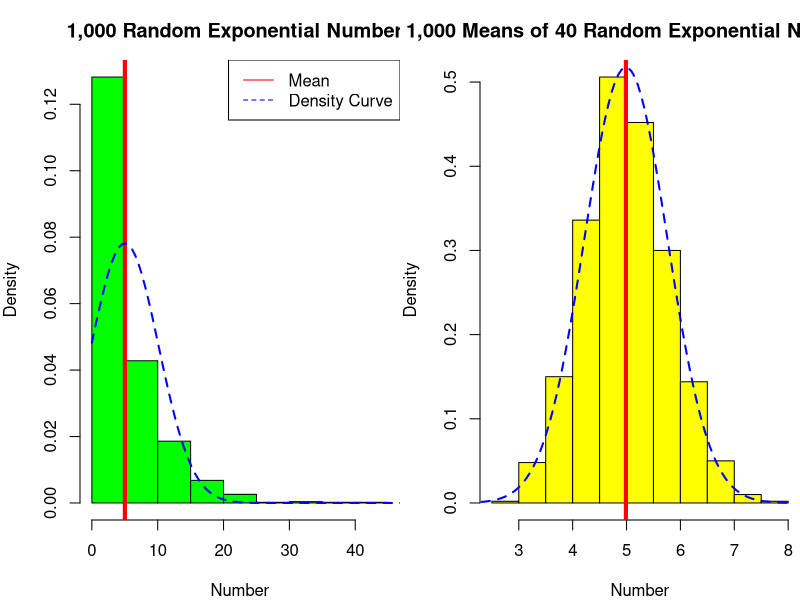
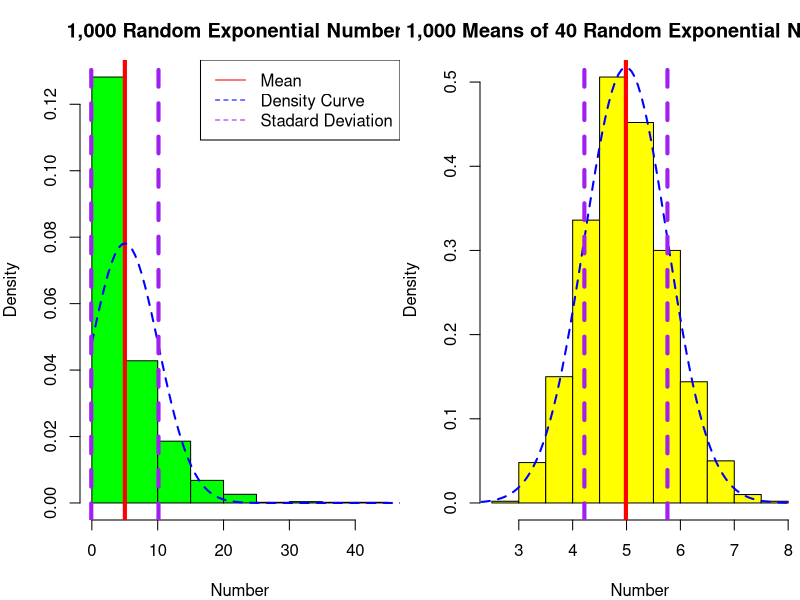

Recreate these plots in R, in order.
## ---- chunk 1
knitr::opts_chunk$set(echo = TRUE)
## ---- chunk 2
#simulation for 1000 random exponentials
set.seed(1000)
rnumbers <- rexp(1000, 0.2)

#simulation for 1000 averages of 40 random exponentials
set.seed(4000)
rmeans = NULL
for(i in 1:1000) {
        rmeans <- c(rmeans, mean(rexp(40, 0.2)))
}
## ---- chunk 3
#comparing means of simulations
par(mfrow = c(1, 2), mar = c(4, 4, 3, 0))
hist(rnumbers, col = "green", xlab = "Number", freq = FALSE,
     main = "1,000 Random Exponential Numbers")
abline(v = mean(rnumbers), col = "red", lwd = 4)
x.num <- seq(0, 50, length.out=100)
y.num <- dnorm(x.num, mean(rnumbers), sd(rnumbers))
lines(x.num, y.num, col = "blue", lwd = 2, lty = 2)
legend("topright", legend = c("Mean", "Density Curve"), col = c("red", "blue"),
       lty = 1:2)
       
hist(rmeans, col = "yellow", xlab = "Number", freq = FALSE,
     main = "1,000 Means of 40 Random Exponential Numbers")
abline(v = mean(rmeans), col = "red", lwd = 4)
x.mean <- seq(2, 8, length.out=100)
y.mean <- dnorm(x.mean, mean(rmeans), sd(rmeans))
lines(x.mean, y.mean, col = "blue", lwd = 2, lty = 2)
## ---- chunk 4
means <- data.frame("Dataset" = c("1,000 Numbers", "1,000 Means"), 
                    "Mean" = c(mean(rnumbers), mean(rmeans)))
print(means)
## ---- chunk 5
#comparing variances
par(mfrow = c(1, 2), mar = c(4, 4, 3, 0))
hist(rnumbers, col = "green", xlab = "Number", freq = FALSE,
     main = "1,000 Random Exponential Numbers")
abline(v = mean(rnumbers), col = "red", lwd = 4)
x.num <- seq(0, 50, length.out=100)
y.num <- dnorm(x.num, mean(rnumbers), sd(rnumbers))
lines(x.num, y.num, col = "blue", lwd = 2, lty = 2)
legend("topright", legend = c("Mean", "Density Curve", "Stadard Deviation"), 
       col = c("red", "blue", "purple"), lty = c(1, 2, 2))
abline(v = mean(rnumbers) - sd(rnumbers), col = "purple", lwd = 4, lty = 2)
abline(v = mean(rnumbers) + sd(rnumbers), col = "purple", lwd = 4, lty = 2)

hist(rmeans, col = "yellow", xlab = "Number", freq = FALSE,
     main = "1,000 Means of 40 Random Exponential Numbers")
abline(v = mean(rmeans), col = "red", lwd = 4)
x.mean <- seq(2, 8, length.out=100)
y.mean <- dnorm(x.mean, mean(rmeans), sd(rmeans))
lines(x.mean, y.mean, col = "blue", lwd = 2, lty = 2)
abline(v = mean(rmeans) - sd(rmeans), col = "purple", lwd = 4, lty = 2)
abline(v = mean(rmeans) + sd(rmeans), col = "purple", lwd = 4, lty = 2)
## ---- chunk 6
sds <- data.frame("Dataset" = c("1,000 Numbers", "1,000 Means"), 
                  "Standard Deviation" = c(sd(rnumbers), sd(rmeans)))
print(sds)
